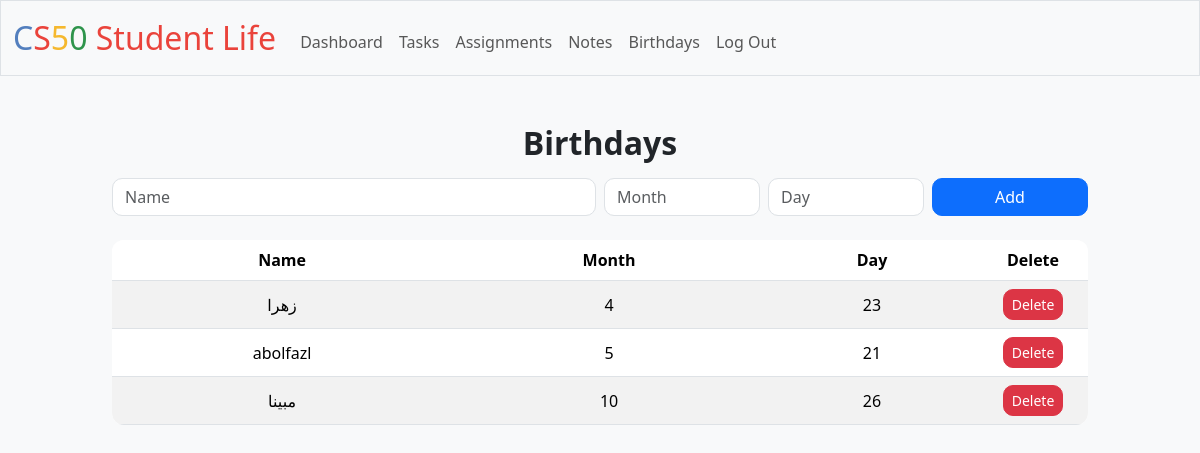
The page /birthdays (signed in) on the database its author committed.
### tables this page shows
CREATE TABLE birthdays (
    id INTEGER PRIMARY KEY AUTOINCREMENT NOT NULL,
    user_id INTEGER NOT NULL,
    name TEXT NOT NULL,
    month INTEGER NOT NULL,
    day INTEGER NOT NULL,
    FOREIGN KEY (user_id) REFERENCES users(id)
);

### app.py (the view, shortened to what this page needs)
@app.route("/birthdays", methods=["GET", "POST"])
@login_required
def birthdays():
    user_id = session["user_id"]
    birthdays = db.execute(
        "SELECT id, name, month, day FROM birthdays WHERE user_id = ? ORDER BY month ASC, day ASC, name ASC",
        user_id
    )
    return render_template("birthdays.html", birthdays=birthdays)

### app.py (called while the page is built)
@app.after_request
def after_request(response):
    response.headers["Cache-Control"] = "no-cache, no-store, must-revalidate"
    response.headers["Expires"] = 0
    response.headers["Pragma"] = "no-cache"
    return response

### helpers.py (called while the page is built)
def login_required(f):
    @wraps(f)
    def decorated_function(*args, **kwargs):
        if session.get("user_id") is None:
            return redirect("/login")
        return f(*args, **kwargs)
    return decorated_function

### templates/birthdays.html (shortened to what this page needs)
{% extends "layout.html" %}
{% block main %}
    <h2 class="mb-3">Birthdays</h2>
    <form action="/birthdays" method="post" class="row g-2 mb-4">
        <div class="col-md-6">
            <input class="form-control" name="name" placeholder="Name" type="text">
        </div>
        <div class="col-md-2">
            <input class="form-control" name="month" placeholder="Month" type="number" min="1" max="12">
        </div>
        <div class="col-md-2">
            <input class="form-control" name="day" placeholder="Day" type="number" min="1" max="31">
        </div>
        <div class="col-md-2">
            <button class="btn btn-primary w-100" type="submit">Add</button>
        </div>
    </form>
    <div class="table-responsive">
        <table class="table table-striped align-middle">
            <thead>
                <tr>
                    <th>Name</th>
                    <th>Month</th>
                    <th>Day</th>
                    <th>Delete</th>
                </tr>
            </thead>
            <tbody>
                {% for b in birthdays %}
                    <tr>
                        <td>{{ b.name }}</td>
                        <td>{{ b.month }}</td>
                        <td>{{ b.day }}</td>
                        <td style="width: 110px;">
                            <form action="/birthdays" method="post" onsubmit="return confirm('Delete this birthday?');">
                                <button class="btn btn-danger btn-sm" type="submit">Delete</button>
                            </form>
                        </td>
                    </tr>
                {% endfor %}
            </tbody>
        </table>
    </div>
{% endblock %}

### static/styles.css (style rules this page uses)
body { background-color: #f8f9fa; }
h2 { font-weight: 700; margin-bottom: 1rem; }
.table { background: white; border-radius: 12px; overflow: hidden; }
.table thead th { font-weight: 700; }
.btn { border-radius: 10px; }
.form-control, .form-select, textarea { border-radius: 10px; }

### rows shown on the page
birthdays: name "زهرا", month "4", day "23"
birthdays: name "abolfazl", month "5", day "21"
birthdays: name "مبینا", month "10", day "26"
